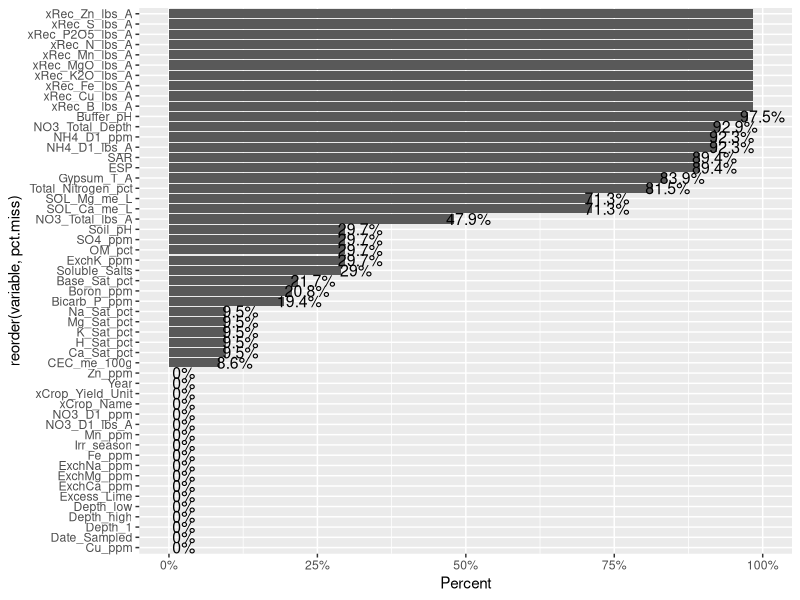

Write the R code that produced this figure.
## ---- chunk 1
library(tidyverse)
## ---- chunk 2
df <- read.csv("./data/pcp_soil_data/PCP-R-ready.csv")
## ---- chunk 3
df2 <- df[, colSums(is.na(df)) != nrow(df)]
## ---- chunk 4
df3 <- df2 %>% select("Date_Sampled","Year","Irr_season", "Depth_1", "Soil_pH", "Buffer_pH", "Excess_Lime", "Soluble_Salts", "OM_pct", "NO3_D1_ppm", "NO3_D1_lbs_A", "NO3_Total_lbs_A", "NO3_Total_Depth", "Bicarb_P_ppm", "SO4_ppm", "ExchK_ppm", "ExchCa_ppm", "ExchMg_ppm", "ExchNa_ppm", "Zn_ppm", "Fe_ppm", "Mn_ppm", 'Cu_ppm', "Boron_ppm", "CEC_me_100g", "Base_Sat_pct", "H_Sat_pct", "Ca_Sat_pct", "Mg_Sat_pct", "K_Sat_pct", "Na_Sat_pct", "SOL_Ca_me_L", "SOL_Mg_me_L", "SAR", "ESP", "Gypsum_T_A", "NH4_D1_ppm", "NH4_D1_lbs_A", "Total_Nitrogen_pct", "xCrop_Name", "xCrop_Yield_Unit", "xRec_N_lbs_A", "xRec_P2O5_lbs_A", "xRec_K2O_lbs_A", "xRec_S_lbs_A", "xRec_Zn_lbs_A", "xRec_MgO_lbs_A", "xRec_Fe_lbs_A", "xRec_Mn_lbs_A", "xRec_Cu_lbs_A", "xRec_B_lbs_A")

## ---- chunk 5
low <- c()
high <- c()
for(i in 1:length(df3$Depth_1)){
  low <- c(low, strsplit(as.character(df3$Depth_1), "-")[[i]][1])
  high <- c(high, strsplit(as.character(df3$Depth_1), "-")[[i]][2])
}
df3$Depth_low <- low
df3$Depth_high <- high
## ---- chunk 6
glimpse(df3)
## ---- chunk 7
prop.miss <- apply(df3, 2, function(x) round(sum(is.na(x))/NROW(x),4))
prop.miss
## ---- chunk 8
pmpv <- data.frame(variable = names(df3), pct.miss=prop.miss)

## ---- chunk 9
ggplot(pmpv, aes(x= reorder(variable, pct.miss), y=pct.miss)) +
  geom_bar(stat="identity") + 
  ylab("Percent") + 
  scale_y_continuous(labels=scales::percent, limits=c(0,1)) + 
  geom_text(data=pmpv, aes(label=paste0(round(pct.miss*100,1),"%"), y=pct.miss+.025), size=4) +
  coord_flip()
